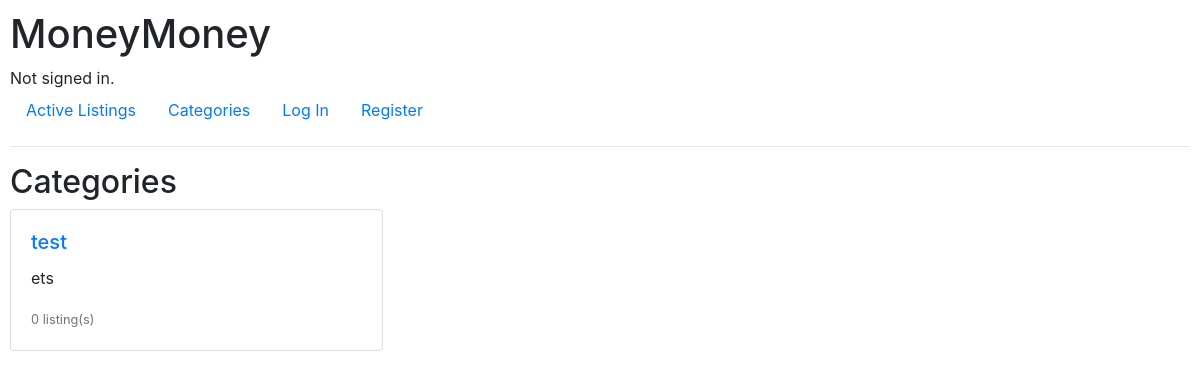
/category, run on an earlier commit of the app's database.
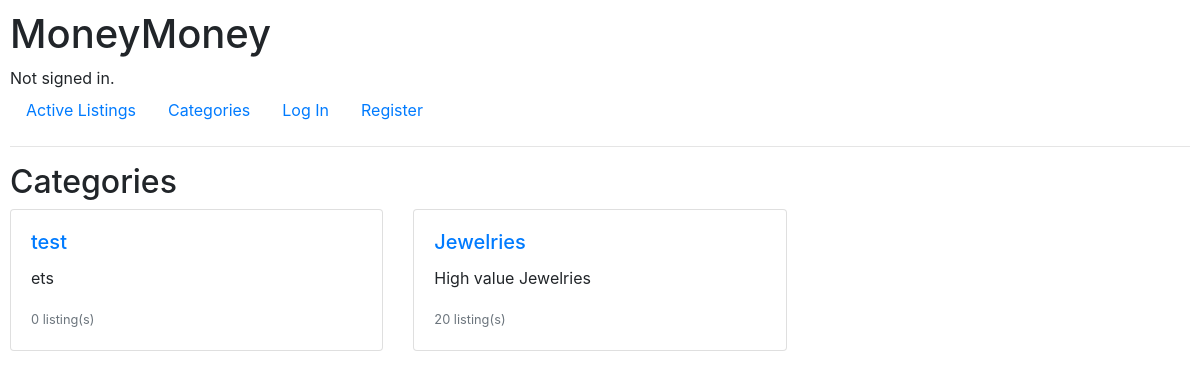
And on a later commit of the database.
### auctions/models.py (models this page shows, shortened)
class Category(models.Model):
    name = models.CharField(max_length=64, unique=True)
    description = models.TextField(blank=True)
    created_at = models.DateTimeField(auto_now_add=True)
    class Meta:
        verbose_name_plural = "Categories"

### auctions/views.py (the view)
# urls.py: path("category", views.category, name="category"),
def category(request):
    return render(request, 'auctions/category.html', {
        "categories": Category.objects.all()
    })

### auctions/templates/auctions/category.html
{% extends "auctions/layout.html" %}
{% block body %}
    <h2>Categories</h2>
    <div class="row">
        {% for category in categories %}
            <div class="col-md-4 mb-4">
                <div class="card">
                    <div class="card-body">
                        <h5 class="card-title">
                            <a href="{% url 'category_listings' category.id %}">{{ category.name }}</a>
                        </h5>
                        {% if category.description %}
                            <p class="card-text">{{ category.description }}</p>
                        {% endif %}
                        <p class="card-text">
                            <small class="text-muted">
                                {{ category.listings.count }} listing(s)
                            </small>
                        </p>
                    </div>
                </div>
            </div>
        {% empty %}
            <div class="col-12">
                <div class="alert alert-info">
                    No categories available yet.
                </div>
            </div>
        {% endfor %}
    </div>
{% endblock %}

What changed in the data, as far as the page shows it:
added Category: name "Jewelries", description "High value Jewelries", listings.count "20"
